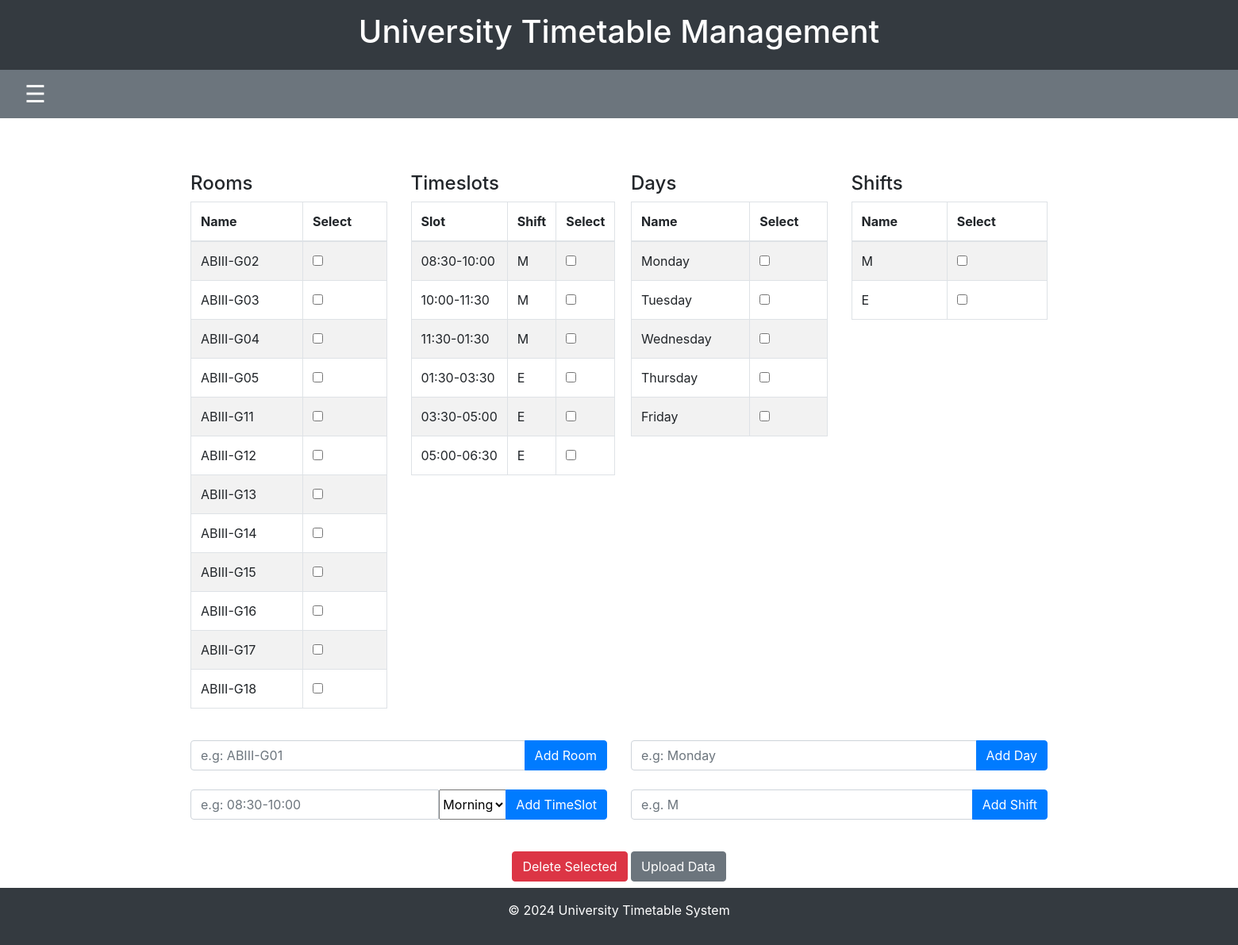
Screenshot of /manage_data/ with the database file from the repository.
### timetable/models.py (models this page shows, shortened)
class Room(models.Model):
    name = models.CharField(max_length=10)

class Timeslot(models.Model):
    slot = models.CharField(max_length=20)
    category = models.CharField(max_length=20, null=True, blank=True)
    shift = models.ForeignKey(Shift, on_delete=models.CASCADE)  # New shift field

class Shift(models.Model):
    name = models.CharField(max_length=8)  # Example: 'M', 'E', etc.

class Day(models.Model):
    name = models.CharField(max_length=10)

### timetable/views.py (the view)
# urls.py: path('manage_data/', views.manage_days_rooms_timeslots, name='manage_data'),
def manage_days_rooms_timeslots(request):
    default_shifts = ['M', 'E']
    for shift_name in default_shifts:
        Shift.objects.get_or_create(name=shift_name)
    if request.method == 'POST':
        item_type = request.POST.get('item_type')
        if item_type == 'bulk_delete':
            room_ids = request.POST.get('room_ids').split(',') if request.POST.get('room_ids') else []
            day_ids = request.POST.get('day_ids').split(',') if request.POST.get('day_ids') else []
            timeslot_ids = request.POST.get('timeslot_ids').split(',') if request.POST.get('timeslot_ids') else []
            shift_ids = request.POST.get('shift_ids').split(',') if request.POST.get('shift_ids') else []
            Room.objects.filter(id__in=room_ids).delete()
            Day.objects.filter(id__in=day_ids).delete()
            Timeslot.objects.filter(id__in=timeslot_ids).delete()
            Shift.objects.filter(id__in=shift_ids).delete()
            return redirect('manage_data')
        elif item_type == 'add_room':
            form = addroom(request.POST)
            if form.is_valid():
                if not Room.objects.filter(name=form.cleaned_data['name']).exists():
                    form.save()
                return redirect('manage_data')
        elif item_type == 'add_day':
            if Day.objects.count() >= 5:
                error_message = "You can't add more than 5 days."
                return render(request, 'timetable/manage_days_rooms_timeslots.html', {'error_message': error_message})
            form = addday(request.POST)
            if form.is_valid():
                if not Day.objects.filter(name=form.cleaned_data['name']).exists():
                    form.save()
                return redirect('manage_data')
        elif item_type == 'add_timeslot':
            form = addslot(request.POST)
            if form.is_valid():
                if not Timeslot.objects.filter(slot=form.cleaned_data['slot'], shift=form.cleaned_data['shift']).exists():
                    form.save()
                return redirect('manage_data')
        elif item_type == 'add_shift':
            shift_form = AddShiftForm(request.POST)
            if shift_form.is_valid():
                if not Shift.objects.filter(name=shift_form.cleaned_data['name']).exists():
                    shift_form.save()
                return redirect('manage_data')
    else:
        room_form = addroom()
        day_form = addday()
        timeslot_form = addslot()
        shift_form = AddShiftForm()
    rooms = Room.objects.all()
    days = Day.objects.all()
    timeslots = Timeslot.objects.all()
    shifts = Shift.objects.all()
    return render(request, 'timetable/manage_days_rooms_timeslots.html', {
        'rooms': rooms,
        'days': days,
        'timeslots': timeslots,
        'shifts': shifts,
        'room_form': room_form,
        'day_form': day_form,
        'timeslot_form': timeslot_form,
        'shift_form': shift_form,
    })

### timetable/forms.py
class addroom(forms.ModelForm):
    class Meta:
        model = Room
        fields = ['name']
        widgets = {
            'name': forms.TextInput(attrs={'class': 'form-control', 'placeholder': 'e.g: ABIII-G01'})
        }

class addday(forms.ModelForm):
    class Meta:
        model = Day
        fields = ['name']
        widgets = {
            'name': forms.TextInput(attrs={'class': 'form-control', 'placeholder': 'e.g: Monday'})
        }

### timetable/templates/timetable/manage_days_rooms_timeslots.html (shortened to what this page needs)
{% extends 'timetable/base.html' %}
{% block content %}
<div class="container mt-5">
    <div class="row">
        <div class="col-md-3">
            <h4>Rooms</h4>
            <table class="table table-bordered table-striped">
                <thead>
                    <tr>
                        <th>Name</th>
                        <th>Select</th>
                    </tr>
                </thead>
                <tbody>
                    {% for room in rooms %}
                    <tr>
                        <td>{{ room.name }}</td>
                        <td><input type="checkbox" name="room_ids" value="{{ room.id }}"></td>
                    </tr>
                    {% endfor %}
                </tbody>
            </table>
        </div>
        <div class="col-md-3">
            <h4>Timeslots</h4>
            <table class="table table-bordered table-striped">
                <thead>
                    <tr>
                        <th>Slot</th>
                        <th>Shift</th>
                        <th>Select</th>
                    </tr>
                </thead>
                <tbody>
                    {% for timeslot in timeslots %}
                    <tr>
                        <td>{{ timeslot.slot }}</td>
                        <td>{{ timeslot.shift.name }}</td>
                        <td><input type="checkbox" name="timeslot_ids" value="{{ timeslot.id }}"></td>
                    </tr>
                    {% endfor %}
                </tbody>
            </table>
        </div>
        <div class="col-md-3">
            <h4>Days</h4>
            <table class="table table-bordered table-striped">
                <thead>
                    <tr>
                        <th>Name</th>
                        <th>Select</th>
                    </tr>
                </thead>
                <tbody>
                    {% for day in days %}
                    <tr>
                        <td>{{ day.name }}</td>
                        <td><input type="checkbox" name="day_ids" value="{{ day.id }}"></td>
                    </tr>
                    {% endfor %}
                </tbody>
            </table>
        </div>
        <div class="col-md-3">
            <h4>Shifts</h4>
            <table class="table table-bordered table-striped">
                <thead>
                    <tr>
                        <th>Name</th>
                        <th>Select</th>
                    </tr>
                </thead>
                <tbody>
                    {% for shift in shifts %}
                    <tr>
                        <td>{{ shift.name }}</td>
                        <td><input type="checkbox" name="shift_ids" value="{{ shift.id }}"></td>
                    </tr>
                    {% endfor %}
                </tbody>
            </table>
        </div>
    </div>
    <div class="row mt-4">
        <div class="col-md-6">
            <form method="POST" action="">
                <div class="input-group mb-3">
                    {{ room_form.name }}
                    <div class="input-group-append">
                        <button type="submit" name="item_type" value="add_room" class="btn btn-primary">Add Room</button>
                    </div>
                </div>
            </form>
        </div>
        <div class="col-md-6">
            <form method="POST" action="">
                <div class="input-group mb-3">
                    {{ day_form.name }}
                    <div class="input-group-append">
                        <button type="submit" name="item_type" value="add_day" class="btn btn-primary">Add Day</button>
                    </div>
                </div>
            </form>
        </div>
    </div>
    <div class="row mt-2">
        <div class="col-md-6">
            <form method="POST" action="">
                <div class="input-group mb-3">
                    {{ timeslot_form.slot }}
                    {{ timeslot_form.shift }}
                    <div class="input-group-append">
                        <button type="submit" name="item_type" value="add_timeslot" class="btn btn-primary">Add TimeSlot</button>
                    </div>
                </div>
            </form>
        </div>
        <div class="col-md-6">
            <form method="POST" action="">
                <div class="input-group mb-3">
                    {{ shift_form.name }}
                    <div class="input-group-append">
                        <button type="submit" name="item_type" value="add_shift" class="btn btn-primary">Add Shift</button>
                    </div>
                </div>
            </form>
        </div>
    </div>
    <div class="mt-4 text-center">
        <button type="button" class="btn btn-danger mb-2" data-toggle="modal" data-target="#confirmDeleteModal">Delete Selected</button>
        <a href="{% url 'upload_days_rooms_timeslots' %}" class="btn btn-secondary mb-2">Upload Data</a>
    </div>
</div>
{% endblock %}

### timetable/static/css/styles.css (style rules this page uses)
html, body { height: 100%; margin: 0; display: flex; flex-direction: column; }
.table { width: 100%; margin-left: 0; margin-right: 0; }
.table td, .table th { white-space: nowrap; }

### timetable/templates/timetable/base.html (style rules this page uses)
html, body { height: 100%; margin: 0; padding: 0; }

### rows the page displays
Room: name "ABIII-G02"
Room: name "ABIII-G03"
Room: name "ABIII-G04"
Room: name "ABIII-G05"
Room: name "ABIII-G11"
Room: name "ABIII-G12"
Room: name "ABIII-G13"
Room: name "ABIII-G14"
Room: name "ABIII-G15"
Room: name "ABIII-G16"
Room: name "ABIII-G17"
Room: name "ABIII-G18"
Timeslot: slot "08:30-10:00", shift.name "M"
Timeslot: slot "10:00-11:30", shift.name "M"
Timeslot: slot "11:30-01:30", shift.name "M"
Timeslot: slot "01:30-03:30", shift.name "E"
Timeslot: slot "03:30-05:00", shift.name "E"
Timeslot: slot "05:00-06:30", shift.name "E"
Day: name "Monday"
Day: name "Tuesday"
Day: name "Wednesday"
Day: name "Thursday"
Day: name "Friday"
Shift: name "M"
Shift: name "E"
